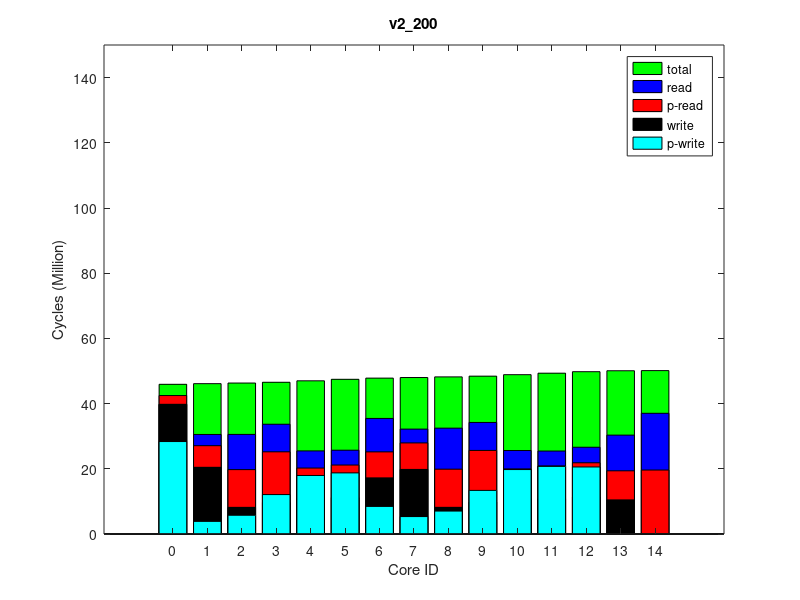

Here is the MATLAB script that generated this plot:
times(1, :, :) = [
2689755, 46182196, 0
6632167, 46381408, 0
11575685, 46573721, 0
15528188, 46808358, 0
8128286, 48277290, 0
7974229, 48091374, 0
9977251, 47724000, 0
9319542, 47260482, 0
11703201, 48475082, 0
15834050, 48697863, 0
9227908, 49157937, 0
10058379, 49617095, 0
18761246, 50420041, 0
8907670, 50371997, 0
10495161, 50078727, 0
];
times(2, :, :) = [
2689755, 46196653, 0
6634597, 46397667, 0
11577485, 46587160, 0
15531734, 46823228, 0
8128460, 48295822, 0
7972493, 48108280, 0
9977709, 47739556, 0
9320209, 47274768, 0
11704277, 48491997, 0
15836414, 48716228, 0
9229528, 49176372, 0
10056267, 49635211, 0
19717683, 50437290, 0
8924361, 50389819, 0
10491391, 50096557, 0
];
times(3, :, :) = [
2689755, 46191642, 0
6637512, 46388567, 0
11579074, 46580806, 0
15523864, 46816997, 0
8135728, 48284203, 0
7980502, 48099187, 0
9980857, 47731794, 0
9311744, 47268695, 0
11708529, 48482324, 0
15841838, 48706246, 0
9224587, 49166056, 0
10057109, 49624424, 0
19707154, 50426761, 0
8913414, 50379300, 0
10489752, 50086048, 0
];
times(4, :, :) = [
2689755, 46200317, 0
6632776, 46398460, 0
11577652, 46589547, 0
15531234, 46824812, 0
8128667, 48292951, 0
7975916, 48107208, 0
9979961, 47740952, 0
9321228, 47277158, 0
11704526, 48490484, 0
15835581, 48713626, 0
9228643, 49172659, 0
10057394, 49631845, 0
19714595, 50434202, 0
8921430, 50386723, 0
10493153, 50093465, 0
];
times(5, :, :) = [
2689755, 46195230, 0
6634131, 46395220, 0
11576814, 46587283, 0
15528751, 46822639, 0
8128717, 48290348, 0
7974661, 48104789, 0
9980909, 47737696, 0
9319773, 47273662, 0
11704567, 48487558, 0
15836017, 48712198, 0
9229012, 49172329, 0
10056762, 49630379, 0
19713148, 50432755, 0
8919511, 50385274, 0
10487909, 50092020, 0
];
times(6, :, :) = [
2689755, 46193816, 0
6634551, 46394092, 0
11575670, 46584351, 0
15526523, 46821144, 0
8128885, 48290402, 0
7976743, 48104417, 0
9980678, 47736925, 0
9316799, 47273167, 0
11703915, 48487537, 0
15833973, 48711761, 0
9228156, 49171915, 0
10058930, 49630856, 0
19713912, 50433519, 0
8920347, 50386046, 0
10489572, 50092772, 0
];
times(7, :, :) = [
2689755, 46194137, 0
6633035, 46395802, 0
11576961, 46584831, 0
15530194, 46820827, 0
8128301, 48290893, 0
7975478, 48104513, 0
9979692, 47736614, 0
9319829, 47273690, 0
11704146, 48487889, 0
15834569, 48712199, 0
9228128, 49172651, 0
10057253, 49631794, 0
19714300, 50433907, 0
8921004, 50386434, 0
10492955, 50093145, 0
];
times(8, :, :) = [
2689755, 46192719, 0
6629180, 46390124, 0
11570162, 46585304, 0
15524622, 46817745, 0
8128929, 48287705, 0
7970867, 48101847, 0
9974581, 47733940, 0
9320339, 47269388, 0
11704296, 48485089, 0
15836336, 48708428, 0
9229706, 49168984, 0
10054672, 49627239, 0
19709980, 50429587, 0
8916869, 50382122, 0
10486786, 50088870, 0
];
times(9, :, :) = [
2689755, 46203337, 0
6630327, 46399979, 0
11574222, 46591767, 0
15527107, 46827548, 0
8128837, 48296641, 0
7974293, 48111193, 0
9978866, 47743116, 0
9320917, 47278896, 0
11704609, 48494906, 0
15837766, 48718033, 0
9230876, 49178273, 0
10056987, 49637531, 0
19720062, 50439669, 0
8926601, 50392206, 0
10496246, 50098954, 0
];
times(10, :, :) = [
2689755, 46202337, 0
6633012, 46402163, 0
11575277, 46591903, 0
15528898, 46829471, 0
8128655, 48297903, 0
7972987, 48111326, 0
9979074, 47745405, 0
9320052, 47280562, 0
11704911, 48495642, 0
15838592, 48719106, 0
9231560, 49178117, 0
10057308, 49637051, 0
19720143, 50439750, 0
8927126, 50392285, 0
10495082, 50099031, 0
];
ave_times = round(squeeze(mean(times)));
format long g, ave_times
std_times = round(squeeze(std(times)));
format long g, std_times
polling_read_times = ave_times;
times(1, :, :) = [
28360656, 45857517, 0
3860806, 46063103, 0
5735853, 46245649, 0
12080623, 46482808, 0
5347854, 47933720, 0
8458849, 47753268, 0
18749731, 47389842, 0
17941665, 46931574, 0
7030569, 48130614, 0
13368627, 48352015, 0
19763884, 48806626, 0
20732300, 49260462, 0
0, 50054871, 0
0, 50008787, 0
20563417, 49719930, 0
];
times(2, :, :) = [
28363317, 45860827, 0
3867724, 46064223, 0
5744841, 46249578, 0
12108688, 46484438, 0
5350526, 47937073, 0
8451400, 47755191, 0
18740356, 47392407, 0
17961070, 46934364, 0
7033133, 48133185, 0
13374699, 48354455, 0
19770902, 48810049, 0
20729786, 49263664, 0
0, 50057485, 0
0, 50011984, 0
20558922, 49723101, 0
];
times(3, :, :) = [
28359955, 45856925, 0
3859625, 46062359, 0
5735231, 46245237, 0
12088582, 46482429, 0
5347390, 47933552, 0
8454630, 47751796, 0
18744849, 47388829, 0
17947236, 46930463, 0
7030457, 48130367, 0
13371089, 48351487, 0
19767037, 48806598, 0
20727697, 49260140, 0
0, 50054060, 0
0, 50008555, 0
20560281, 49719681, 0
];
times(4, :, :) = [
28361767, 45859065, 0
3860362, 46063500, 0
5736032, 46245905, 0
12092110, 46484295, 0
5348096, 47934161, 0
8454275, 47753539, 0
18746143, 47391310, 0
17950491, 46932609, 0
7031055, 48130914, 0
13371622, 48353338, 0
19765933, 48807345, 0
20729751, 49260908, 0
0, 50054839, 0
0, 50009332, 0
20560543, 49720444, 0
];
times(5, :, :) = [
28363150, 45860194, 0
3857828, 46061315, 0
5737941, 46248026, 0
12089648, 46481996, 0
5349582, 47935438, 0
8455972, 47753154, 0
18747169, 47390230, 0
17951558, 46932213, 0
7030832, 48131055, 0
13373644, 48353774, 0
19769191, 48808168, 0
20728945, 49261641, 0
0, 50055505, 0
0, 50010012, 0
20558622, 49721148, 0
];
times(6, :, :) = [
28362238, 45859192, 0
3869460, 46062713, 0
5746178, 46247750, 0
12090306, 46483096, 0
5348873, 47935776, 0
8458399, 47753896, 0
18749517, 47390738, 0
17944082, 46932466, 0
7031512, 48132078, 0
13372055, 48352938, 0
19769716, 48808811, 0
20730455, 49262409, 0
0, 50056265, 0
0, 50010764, 0
20559091, 49721902, 0
];
times(7, :, :) = [
28361676, 45858895, 0
3871357, 46063700, 0
5746956, 46247447, 0
12105496, 46484144, 0
5349923, 47935643, 0
8453163, 47754040, 0
18743407, 47391413, 0
17954169, 46932604, 0
7031543, 48131717, 0
13372558, 48353958, 0
19767975, 48807933, 0
20728880, 49261728, 0
0, 50055644, 0
0, 50010143, 0
20559931, 49721274, 0
];
times(8, :, :) = [
28363442, 45860779, 0
3862084, 46063970, 0
5738956, 46247480, 0
12098893, 46484729, 0
5350162, 47936061, 0
8454308, 47754489, 0
18745624, 47391993, 0
17955931, 46932733, 0
7031421, 48131527, 0
13374309, 48354739, 0
19769590, 48808825, 0
20730878, 49262397, 0
0, 50056283, 0
0, 50010807, 0
20560585, 49721933, 0
];
times(9, :, :) = [
28364961, 45862244, 0
3861132, 46063715, 0
5740225, 46249898, 0
12098021, 46483743, 0
5350128, 47936801, 0
8453899, 47755773, 0
18743374, 47392062, 0
17956769, 46933414, 0
7033250, 48133611, 0
13373698, 48355281, 0
19769817, 48809899, 0
20730953, 49263337, 0
0, 50057250, 0
0, 50011745, 0
20560104, 49722896, 0
];
times(10, :, :) = [
28363147, 45860521, 0
3865223, 46066439, 0
5740294, 46248972, 0
12102750, 46486175, 0
5351402, 47937692, 0
8453184, 47755153, 0
18745303, 47393769, 0
17959771, 46935131, 0
7033235, 48133009, 0
13376593, 48356136, 0
19771585, 48810200, 0
20735289, 49263754, 0
0, 50057601, 0
0, 50012082, 0
20562755, 49723226, 0
];
ave_times = round(squeeze(mean(times)));
format long g, ave_times
std_times = round(squeeze(std(times)));
format long g, std_times
polling_write_times = ave_times;
times(1, :, :) = [
0, 63830412, 0
10073260, 64082405, 64000
22373404, 64341050, 128000
24004745, 64665950, 64000
12372482, 66791611, 64000
18244292, 66528216, 128000
14534079, 65967242, 64000
14590965, 65330260, 64000
24323498, 67050670, 128000
24425458, 67391953, 64000
14902069, 68035590, 64000
14624799, 68688740, 64000
36498384, 69842454, 250000
19866766, 69756433, 128000
15252509, 69339702, 64000
];
times(2, :, :) = [
0, 63514642, 0
10073299, 63766546, 64000
22377889, 64023955, 128000
23986294, 64346673, 64000
12367241, 66457824, 64000
18231128, 66194517, 128000
14529449, 65639390, 64000
14580306, 65005389, 64000
24288420, 66715585, 128000
24419321, 67054140, 64000
14864626, 67692929, 64000
14616184, 68341635, 64000
37084497, 69487287, 250000
19866367, 69401827, 128000
15252717, 68988088, 64000
];
times(3, :, :) = [
0, 63512780, 0
10073430, 63766228, 64000
22376808, 64024008, 128000
23987532, 64346216, 64000
12366934, 66456377, 64000
18231688, 66192744, 128000
14528260, 65639055, 64000
14583912, 65004916, 64000
24288412, 66713441, 128000
24419824, 67052276, 64000
14863611, 67691294, 64000
14615775, 68340034, 64000
37082872, 69485747, 250000
19864508, 69400305, 128000
15258571, 68986534, 64000
];
times(4, :, :) = [
0, 63510738, 0
10073361, 63763263, 64000
22376847, 64021364, 128000
23983633, 64344047, 64000
12367239, 66454028, 64000
18232000, 66190816, 128000
14524307, 65636572, 64000
14587436, 65002942, 64000
24288081, 66711459, 128000
24419952, 67050932, 64000
14861499, 67689274, 64000
14616299, 68337967, 64000
37080952, 69483698, 250000
19862859, 69398252, 128000
15259751, 68984493, 64000
];
times(5, :, :) = [
0, 63514394, 0
10073746, 63767489, 64000
22376502, 64025569, 128000
23983863, 64347406, 64000
12367209, 66458443, 64000
18232148, 66195149, 128000
14523317, 65640974, 64000
14584769, 65006719, 64000
24288546, 66715464, 128000
24420094, 67054463, 64000
14864181, 67693561, 64000
14616422, 68342282, 64000
37085027, 69488022, 250000
19866815, 69402575, 128000
15257692, 68988801, 64000
];
times(6, :, :) = [
0, 63514926, 0
10073408, 63768230, 64000
22376532, 64025310, 128000
23983930, 64346903, 64000
12367494, 66459060, 64000
18232032, 66195559, 128000
14526050, 65640913, 64000
14584600, 65006515, 64000
24288573, 66716105, 128000
24419010, 67055505, 64000
14865253, 67694131, 64000
14616290, 68342808, 64000
37085623, 69488546, 250000
19867642, 69403110, 128000
15260107, 68989328, 64000
];
times(7, :, :) = [
0, 63516221, 0
10073243, 63768910, 64000
22376046, 64027337, 128000
23983598, 64348667, 64000
12367198, 66461601, 64000
18231978, 66197817, 128000
14524029, 65642292, 64000
14584314, 65008355, 64000
24288500, 66718589, 128000
24419349, 67058084, 64000
14865531, 67697245, 64000
14616025, 68345355, 64000
37088242, 69491035, 250000
19869789, 69405576, 128000
15259446, 68991803, 64000
];
times(8, :, :) = [
0, 63512960, 0
10073829, 63767406, 64000
22376791, 64024282, 128000
23984360, 64347461, 64000
12367045, 66457648, 64000
18231686, 66194972, 128000
14526236, 65639133, 64000
14581387, 65005588, 64000
24287887, 66715163, 128000
24419435, 67054548, 64000
14864395, 67693488, 64000
14615771, 68342258, 64000
37085257, 69487970, 250000
19867674, 69402508, 128000
15256941, 68988742, 64000
];
times(9, :, :) = [
0, 63514745, 0
10072938, 63768466, 64000
22377572, 64026199, 128000
23982567, 64349048, 64000
12367168, 66460165, 64000
18231575, 66196996, 128000
14525654, 65641940, 64000
14584076, 65007849, 64000
24288853, 66717077, 128000
24420562, 67056361, 64000
14862372, 67695343, 64000
14616083, 68344212, 64000
37087005, 69489946, 250000
19869344, 69404483, 128000
15257922, 68990679, 64000
];
times(10, :, :) = [
0, 63514980, 0
10073709, 63767881, 64000
22377303, 64024784, 128000
23986220, 64347544, 64000
12367316, 66458017, 64000
18231062, 66195075, 128000
14529774, 65640365, 64000
14583537, 65005716, 64000
24289209, 66715531, 128000
24420062, 67054561, 64000
14864771, 67693212, 64000
14615679, 68341573, 64000
37084379, 69487233, 250000
19866267, 69401777, 128000
15254934, 68988034, 64000
];
ave_times = round(squeeze(mean(times)));
format long g, ave_times
std_times = round(squeeze(std(times)));
format long g, std_times
read_times = ave_times;
times(1, :, :) = [
0, 45919474, 0
0, 46120331, 0
0, 46309592, 0
0, 46544483, 0
0, 48001256, 0
0, 47818264, 0
0, 47454958, 0
0, 46994575, 0
0, 48198733, 0
0, 48420597, 0
0, 48875134, 0
0, 49330558, 0
0, 50126600, 0
0, 50080525, 0
0, 49790719, 0
];
times(2, :, :) = [
0, 45918946, 0
0, 46118118, 0
0, 46307596, 0
0, 46542292, 0
0, 47999582, 0
0, 47816556, 0
0, 47452635, 0
0, 46993155, 0
0, 48195834, 0
0, 48418988, 0
0, 48873458, 0
0, 49328901, 0
0, 50124382, 0
0, 50078869, 0
0, 49789062, 0
];
times(3, :, :) = [
0, 45915538, 0
0, 46118402, 0
0, 46305895, 0
0, 46541761, 0
0, 47997650, 0
0, 47815598, 0
0, 47452239, 0
0, 46991937, 0
0, 48195031, 0
0, 48417156, 0
0, 48872450, 0
0, 49327837, 0
0, 50123336, 0
0, 50077817, 0
0, 49788000, 0
];
times(4, :, :) = [
0, 45918238, 0
0, 46119553, 0
0, 46305041, 0
0, 46542705, 0
0, 47999044, 0
0, 47816446, 0
0, 47452759, 0
0, 46992457, 0
0, 48196211, 0
0, 48417714, 0
0, 48873648, 0
0, 49328737, 0
0, 50124238, 0
0, 50078716, 0
0, 49788897, 0
];
times(5, :, :) = [
0, 45917269, 0
0, 46123027, 0
0, 46307804, 0
0, 46544766, 0
0, 48001041, 0
0, 47818190, 0
0, 47454463, 0
0, 46993956, 0
0, 48197168, 0
0, 48421070, 0
0, 48874706, 0
0, 49330343, 0
0, 50125842, 0
0, 50080326, 0
0, 49790506, 0
];
times(6, :, :) = [
0, 45919163, 0
0, 46119913, 0
0, 46308386, 0
0, 46543545, 0
0, 48000774, 0
0, 47816529, 0
0, 47453157, 0
0, 46993158, 0
0, 48196268, 0
0, 48420150, 0
0, 48874324, 0
0, 49329668, 0
0, 50125161, 0
0, 50079658, 0
0, 49789854, 0
];
times(7, :, :) = [
0, 45918693, 0
0, 46119324, 0
0, 46306934, 0
0, 46541884, 0
0, 47998982, 0
0, 47815070, 0
0, 47452218, 0
0, 46991545, 0
0, 48196214, 0
0, 48416753, 0
0, 48873627, 0
0, 49328776, 0
0, 50124269, 0
0, 50078770, 0
0, 49788947, 0
];
times(8, :, :) = [
0, 45916383, 0
0, 46119832, 0
0, 46304902, 0
0, 46542209, 0
0, 47998928, 0
0, 47815982, 0
0, 47452141, 0
0, 46991394, 0
0, 48195266, 0
0, 48417664, 0
0, 48873508, 0
0, 49328348, 0
0, 50123802, 0
0, 50078275, 0
0, 49788461, 0
];
times(9, :, :) = [
0, 45919496, 0
0, 46122488, 0
0, 46309984, 0
0, 46546825, 0
0, 48002947, 0
0, 47819875, 0
0, 47456431, 0
0, 46996795, 0
0, 48198950, 0
0, 48422805, 0
0, 48877017, 0
0, 49332363, 0
0, 50127876, 0
0, 50082411, 0
0, 49792599, 0
];
times(10, :, :) = [
0, 45918566, 0
0, 46118305, 0
0, 46309050, 0
0, 46542078, 0
0, 47999798, 0
0, 47817258, 0
0, 47453704, 0
0, 46992179, 0
0, 48196950, 0
0, 48419207, 0
0, 48874702, 0
0, 49329580, 0
0, 50125056, 0
0, 50079545, 0
0, 49789714, 0
];
ave_times = round(squeeze(mean(times)));
format long g, ave_times
std_times = round(squeeze(std(times)));
format long g, std_times
total_times = ave_times;
times(1, :, :) = [
39783806, 52896125, 64000
20458312, 53069280, 128000
8174019, 53184051, 64000
9682495, 53280342, 64000
19809957, 54645654, 128000
17219274, 54473757, 64000
11176963, 54107168, 64000
10910152, 53630454, 64000
8178136, 54763132, 64000
9799773, 54860080, 64000
10740704, 55074471, 64000
10832999, 55590341, 64000
0, 56471503, 0
10464380, 56425432, 64000
11356143, 56091621, 64000
];
times(2, :, :) = [
39783506, 52895841, 64000
20457670, 53069008, 128000
8174032, 53183781, 64000
9682453, 53280072, 64000
19809608, 54645317, 128000
17219200, 54473383, 64000
11176994, 54106894, 64000
10910226, 53629990, 64000
8177998, 54762780, 64000
9799792, 54859744, 64000
10740609, 55074135, 64000
10832870, 55588979, 64000
0, 56469576, 0
10464590, 56424088, 64000
11355339, 56090271, 64000
];
times(3, :, :) = [
39783758, 52896077, 64000
20458560, 53069233, 128000
8173900, 53183995, 64000
9682604, 53280288, 64000
19809123, 54645515, 128000
17218681, 54473593, 64000
11176847, 54107038, 64000
10910120, 53630244, 64000
8177985, 54762954, 64000
9799738, 54859901, 64000
10740839, 55074304, 64000
10832751, 55589151, 64000
0, 56469783, 0
10464522, 56424267, 64000
11355339, 56090432, 64000
];
times(4, :, :) = [
39784180, 52896499, 64000
20459614, 53069663, 128000
8173853, 53184436, 64000
9682567, 53280717, 64000
19809017, 54646068, 128000
17219334, 54474136, 64000
11176841, 54107603, 64000
10910086, 53630469, 64000
8178077, 54763534, 64000
9799835, 54860499, 64000
10740915, 55074886, 64000
10832918, 55590671, 64000
0, 56471213, 0
10464595, 56425713, 64000
11356229, 56091886, 64000
];
times(5, :, :) = [
39783578, 52895895, 64000
20457897, 53069062, 128000
8174001, 53183824, 64000
9682496, 53280120, 64000
19809790, 54645332, 128000
17218716, 54473435, 64000
11176634, 54106757, 64000
10910275, 53630041, 64000
8178131, 54762802, 64000
9799798, 54859765, 64000
10740785, 55074156, 64000
10832793, 55589013, 64000
0, 56469623, 0
10464549, 56424119, 64000
11355235, 56090298, 64000
];
times(6, :, :) = [
39783523, 52895834, 64000
20457742, 53068992, 128000
8173672, 53183772, 64000
9682499, 53280050, 64000
19809023, 54645384, 128000
17218569, 54473484, 64000
11176899, 54107044, 64000
10910075, 53630088, 64000
8178098, 54762866, 64000
9799713, 54859831, 64000
10740665, 55074226, 64000
10832789, 55589997, 64000
0, 56470560, 0
10464488, 56425062, 64000
11356094, 56091235, 64000
];
times(7, :, :) = [
39783264, 52895591, 64000
20456186, 53068750, 128000
8173976, 53183528, 64000
9682520, 53279812, 64000
19809232, 54645003, 128000
17219453, 54473139, 64000
11176613, 54106563, 64000
10910280, 53629442, 64000
8178090, 54762489, 64000
9799702, 54859437, 64000
10740758, 55073844, 64000
10833038, 55588769, 64000
0, 56469377, 0
10464730, 56423867, 64000
11355419, 56090046, 64000
];
times(8, :, :) = [
39783748, 52896067, 64000
20457563, 53069218, 128000
8174005, 53183997, 64000
9682521, 53280278, 64000
19809455, 54645435, 128000
17218205, 54473543, 64000
11176580, 54107045, 64000
10909966, 53630248, 64000
8178050, 54762887, 64000
9799873, 54859830, 64000
10740875, 55074230, 64000
10833089, 55590084, 64000
0, 56470628, 0
10464564, 56425116, 64000
11356188, 56091297, 64000
];
times(9, :, :) = [
39784252, 52896571, 64000
20459537, 53069712, 128000
8173887, 53184472, 64000
9682583, 53280770, 64000
19809587, 54646071, 128000
17218975, 54474169, 64000
11176705, 54107576, 64000
10910133, 53630770, 64000
8178129, 54763548, 64000
9799872, 54860504, 64000
10740833, 55074904, 64000
10832872, 55589649, 64000
0, 56470250, 0
10464618, 56424751, 64000
11355059, 56090939, 64000
];
times(10, :, :) = [
39783797, 52896125, 64000
20457701, 53069284, 128000
8173996, 53184066, 64000
9682610, 53280350, 64000
19809131, 54645586, 128000
17218960, 54473696, 64000
11176562, 54107072, 64000
10910047, 53630342, 64000
8178092, 54763075, 64000
9799717, 54860021, 64000
10740845, 55074401, 64000
10832843, 55589224, 64000
0, 56469827, 0
10464581, 56424317, 64000
11355336, 56090504, 64000
];
ave_times = round(squeeze(mean(times)));
format long g, ave_times
std_times = round(squeeze(std(times)));
format long g, std_times
write_times = ave_times;
mytitle = 'v2\_200';
order = [1 2 3 4 8 7 6 5 9 10 11 12 15 14 13];

total_times = total_times(:, 2)(order);

read_times = read_times(:, 1)(order);
write_times = write_times(:, 1)(order);

polling_read_times = polling_read_times(:, 1)(order);
polling_write_times = polling_write_times(:, 1)(order);

total_times /= 1000000;

read_times /= 1000000;
write_times /= 1000000;

polling_read_times /= 1000000;
polling_write_times /= 1000000;

% laying read on top of write
read_times += write_times;
polling_read_times += write_times;

figure(1);
clf()
% set(gcf, 'Position', get(0,'Screensize'));
% set(gcf,'units','normalized','outerposition',[0 0 1 1])
bar(0:14, total_times,'g');
hold on;
bar(0:14, read_times,'b');
bar(0:14, polling_read_times,'r');
bar(0:14, write_times,'k');
bar(0:14, polling_write_times,'c');
hold off

axis([-2 16 0 150])
% axis([-1 15])
set(gca,'XTick',0:14);
% set(gca,'xticklabel',{ '0'; '1'; '2'; '3'; '7'; '6'; '5'; '4'; '8'; '9'; '10'; '11'; '15'; '14'; '13' })

xlabel('Core ID')
ylabel('Cycles (Million)')

legend('total', 'read', 'p-read', 'write', 'p-write')
title(mytitle)
print(1, strcat(mytitle, '.png'))
